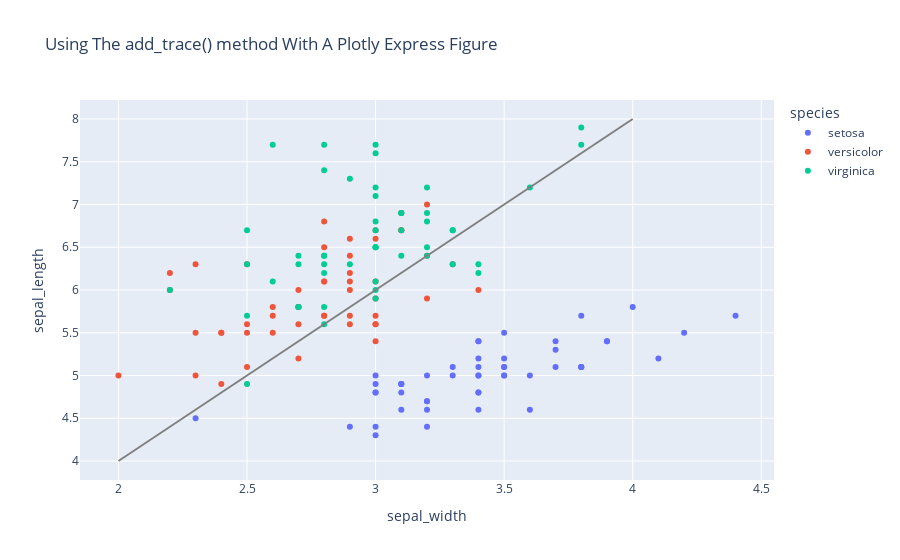

The code cell stored with this chart in its notebook:
### Code cell
fig.add_trace(
    go.Scatter(
        x=[2, 4],
        y=[4, 8],
        mode="lines",
        line=go.scatter.Line(color="gray"),
        showlegend=False)
)

### Figure 1 — Plotly figure (JSON) as saved in the notebook; plotly's stock layout.template omitted (floating-point values rounded to 4 significant figures)
{"data": [{"hovertemplate": "species=setosa<br>sepal_width=%{x}<br>sepal_length=%{y}<extra></extra>", "legendgroup": "setosa", "marker": {"color": "#636efa", "symbol": "circle"}, "mode": "markers", "name": "setosa", "orientation": "v", "showlegend": true, "type": "scatter", "x": [3.5, 3, 3.2, 3.1, 3.6, 3.9, 3.4, 3.4, 2.9, 3.1, 3.7, 3.4, 3, 3, 4, 4.4, 3.9, 3.5, 3.8, 3.8, 3.4, 3.7, 3.6, 3.3, 3.4, 3, 3.4, 3.5, 3.4, 3.2, 3.1, 3.4, 4.1, 4.2, 3.1, 3.2, 3.5, 3.1, 3, 3.4, 3.5, 2.3, 3.2, 3.5, 3.8, 3, 3.8, 3.2, 3.7, 3.3], "xaxis": "x", "y": [5.1, 4.9, 4.7, 4.6, 5, 5.4, 4.6, 5, 4.4, 4.9, 5.4, 4.8, 4.8, 4.3, 5.8, 5.7, 5.4, 5.1, 5.7, 5.1, 5.4, 5.1, 4.6, 5.1, 4.8, 5, 5, 5.2, 5.2, 4.7, 4.8, 5.4, 5.2, 5.5, 4.9, 5, 5.5, 4.9, 4.4, 5.1, 5, 4.5, 4.4, 5, 5.1, 4.8, 5.1, 4.6, 5.3, 5], "yaxis": "y"}, {"hovertemplate": "species=versicolor<br>sepal_width=%{x}<br>sepal_length=%{y}<extra></extra>", "legendgroup": "versicolor", "marker": {"color": "#EF553B", "symbol": "circle"}, "mode": "markers", "name": "versicolor", "orientation": "v", "showlegend": true, "type": "scatter", "x": [3.2, 3.2, 3.1, 2.3, 2.8, 2.8, 3.3, 2.4, 2.9, 2.7, 2, 3, 2.2, 2.9, 2.9, 3.1, 3, 2.7, 2.2, 2.5, 3.2, 2.8, 2.5, 2.8, 2.9, 3, 2.8, 3, 2.9, 2.6, 2.4, 2.4, 2.7, 2.7, 3, 3.4, 3.1, 2.3, 3, 2.5, 2.6, 3, 2.6, 2.3, 2.7, 3, 2.9, 2.9, 2.5, 2.8], "xaxis": "x", "y": [7, 6.4, 6.9, 5.5, 6.5, 5.7, 6.3, 4.9, 6.6, 5.2, 5, 5.9, 6, 6.1, 5.6, 6.7, 5.6, 5.8, 6.2, 5.6, 5.9, 6.1, 6.3, 6.1, 6.4, 6.6, 6.8, 6.7, 6, 5.7, 5.5, 5.5, 5.8, 6, 5.4, 6, 6.7, 6.3, 5.6, 5.5, 5.5, 6.1, 5.8, 5, 5.6, 5.7, 5.7, 6.2, 5.1, 5.7], "yaxis": "y"}, {"hovertemplate": "species=virginica<br>sepal_width=%{x}<br>sepal_length=%{y}<extra></extra>", "legendgroup": "virginica", "marker": {"color": "#00cc96", "symbol": "circle"}, "mode": "markers", "name": "virginica", "orientation": "v", "showlegend": true, "type": "scatter", "x": [3.3, 2.7, 3, 2.9, 3, 3, 2.5, 2.9, 2.5, 3.6, 3.2, 2.7, 3, 2.5, 2.8, 3.2, 3, 3.8, 2.6, 2.2, 3.2, 2.8, 2.8, 2.7, 3.3, 3.2, 2.8, 3, 2.8, 3, 2.8, 3.8, 2.8, 2.8, 2.6, 3, 3.4, 3.1, 3, 3.1, 3.1, 3.1, 2.7, 3.2, 3.3, 3, 2.5, 3, 3.4, 3], "xaxis": "x", "y": [6.3, 5.8, 7.1, 6.3, 6.5, 7.6, 4.9, 7.3, 6.7, 7.2, 6.5, 6.4, 6.8, 5.7, 5.8, 6.4, 6.5, 7.7, 7.7, 6, 6.9, 5.6, 7.7, 6.3, 6.7, 7.2, 6.2, 6.1, 6.4, 7.2, 7.4, 7.9, 6.4, 6.3, 6.1, 7.7, 6.3, 6.4, 6, 6.9, 6.7, 6.9, 5.8, 6.8, 6.7, 6.7, 6.3, 6.5, 6.2, 5.9], "yaxis": "y"}, {"line": {"color": "gray"}, "mode": "lines", "showlegend": false, "type": "scatter", "x": [2, 4], "y": [4, 8]}], "layout": {"legend": {"title": {"text": "species"}, "tracegroupgap": 0}, "title": {"text": "Using The add_trace() method With A Plotly Express Figure"}, "xaxis": {"anchor": "y", "domain": [0, 1], "title": {"text": "sepal_width"}}, "yaxis": {"anchor": "x", "domain": [0, 1], "title": {"text": "sepal_length"}}}}
